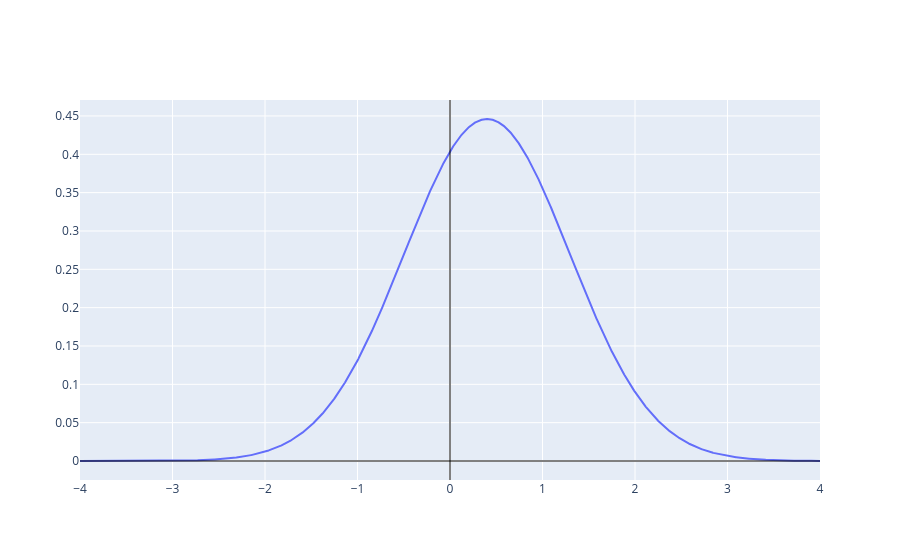

The notebook cell this image was saved under:
### Code cell
if __name__ == '__main__' and '__file__' not in globals():
  loc_given_sensor = _get_pxgy(pygx=sensor, px=location)
  loc = lambda x: loc_given_sensor(x, reading)
  _plot_function(loc, (-4, 4))

### Figure 1 — Plotly figure (JSON) as saved in the notebook; plotly's stock layout.template omitted (floating-point values rounded to 4 significant figures; data arrays with more than 128 entries replaced by an {"elided": "..."} marker saying what was removed)
{"data": [{"mode": "lines", "type": "scatter", "x": {"elided": "4097 float values"}, "y": {"elided": "4097 float values"}}], "layout": {"shapes": [{"line": {"color": "black", "width": 1}, "type": "line", "x0": 0, "x1": 1, "xref": "x domain", "y0": 0, "y1": 0, "yref": "y"}, {"line": {"color": "black", "width": 1}, "type": "line", "x0": 0, "x1": 0, "xref": "x", "y0": 0, "y1": 1, "yref": "y domain"}]}}
